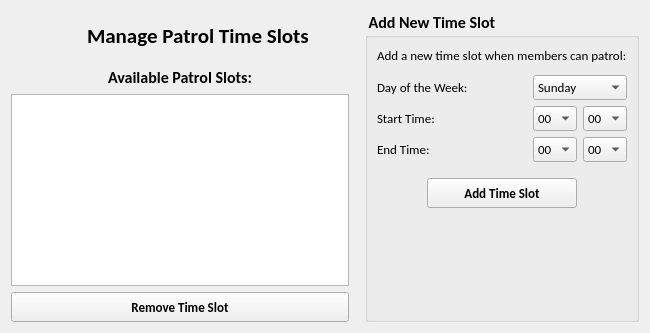
      <widget class="QWidget" name="subWindowManagePatrolTimeSlots">
       <property name="windowTitle">
        <string>Manage Patrol Time Slots</string>
       </property>
       <layout class="QGridLayout" name="gridLayout_48">
        <item row="0" column="0">
         <layout class="QGridLayout" name="gridLayout_42">
          <item row="0" column="0">
           <layout class="QGridLayout" name="gridLayout_47">
            <item row="0" column="2">
             <widget class="QLabel" name="labelMembersList_4">
              <property name="minimumSize">
               <size>
                <width>0</width>
                <height>50</height>
               </size>
              </property>
              <property name="maximumSize">
               <size>
                <width>16777215</width>
                <height>50</height>
               </size>
              </property>
              <property name="font">
               <font>
                <family>Calibri</family>
                <pointsize>16</pointsize>
                <weight>75</weight>
                <bold>true</bold>
               </font>
              </property>
              <property name="text">
               <string>Manage Patrol Time Slots</string>
              </property>
              <property name="textFormat">
               <enum>Qt::AutoText</enum>
              </property>
              <property name="alignment">
               <set>Qt::AlignLeading|Qt::AlignLeft|Qt::AlignVCenter</set>
              </property>
             </widget>
            </item>
            <item row="0" column="1">
             <widget class="QLabel" name="labelMembersListIcon_3">
              <property name="minimumSize">
               <size>
                <width>30</width>
                <height>30</height>
               </size>
              </property>
              <property name="maximumSize">
               <size>
                <width>50</width>
                <height>50</height>
               </size>
              </property>
              <property name="text">
               <string/>
              </property>
              <property name="pixmap">
               <pixmap resource="resources/resources.qrc">:/icons/road.png</pixmap>
              </property>
              <property name="scaledContents">
               <bool>true</bool>
              </property>
             </widget>
            </item>
            <item row="0" column="0">
             <spacer name="horizontalSpacer_23">
              <property name="orientation">
               <enum>Qt::Horizontal</enum>
              </property>
              <property name="sizeHint" stdset="0">
               <size>
                <width>40</width>
                <height>20</height>
               </size>
              </property>
             </spacer>
            </item>
            <item row="0" column="3">
             <spacer name="horizontalSpacer_24">
              <property name="orientation">
               <enum>Qt::Horizontal</enum>
              </property>
              <property name="sizeHint" stdset="0">
               <size>
                <width>40</width>
                <height>20</height>
               </size>
              </property>
             </spacer>
            </item>
           </layout>
          </item>
          <item row="3" column="0">
           <widget class="QPushButton" name="buttonRemoveTime">
            <property name="minimumSize">
             <size>
              <width>150</width>
              <height>30</height>
             </size>
            </property>
            <property name="maximumSize">
             <size>
              <width>1500</width>
              <height>30</height>
             </size>
            </property>
            <property name="baseSize">
             <size>
              <width>120</width>
              <height>30</height>
             </size>
            </property>
            <property name="font">
             <font>
              <family>Calibri</family>
              <pointsize>10</pointsize>
              <weight>75</weight>
              <bold>true</bold>
             </font>
            </property>
            <property name="cursor">
             <cursorShape>PointingHandCursor</cursorShape>
            </property>
            <property name="text">
             <string>Remove Time Slot</string>
            </property>
           </widget>
          </item>
          <item row="1" column="0">
           <widget class="QLabel" name="label_7">
            <property name="font">
             <font>
              <family>Calibri</family>
              <pointsize>12</pointsize>
              <weight>75</weight>
              <bold>true</bold>
             </font>
            </property>
            <property name="text">
             <string>Available Patrol Slots:</string>
            </property>
            <property name="alignment">
             <set>Qt::AlignCenter</set>
            </property>
           </widget>
          </item>
          <item row="2" column="0">
           <widget class="QTableView" name="tablePatrolTimes">
            <property name="maximumSize">
             <size>
              <width>10000</width>
              <height>16777215</height>
             </size>
            </property>
            <property name="font">
             <font>
              <family>Calibri</family>
              <pointsize>10</pointsize>
             </font>
            </property>
            <property name="alternatingRowColors">
             <bool>true</bool>
            </property>
            <property name="selectionMode">
             <enum>QAbstractItemView::SingleSelection</enum>
            </property>
            <property name="selectionBehavior">
             <enum>QAbstractItemView::SelectRows</enum>
            </property>
            <property name="sortingEnabled">
             <bool>true</bool>
            </property>
           </widget>
          </item>
         </layout>
        </item>
        <item row="0" column="2">
         <widget class="QGroupBox" name="groupBox_7">
          <property name="font">
           <font>
            <family>Calibri</family>
            <pointsize>12</pointsize>
            <weight>75</weight>
            <bold>true</bold>
           </font>
          </property>
          <property name="title">
           <string> Add New Time Slot </string>
          </property>
          <layout class="QGridLayout" name="gridLayout_46">
           <item row="1" column="0">
            <spacer name="verticalSpacer_14">
             <property name="orientation">
              <enum>Qt::Vertical</enum>
             </property>
             <property name="sizeHint" stdset="0">
              <size>
               <width>20</width>
               <height>40</height>
              </size>
             </property>
            </spacer>
           </item>
           <item row="0" column="0">
            <layout class="QGridLayout" name="gridLayout_45">
             <item row="0" column="0">
              <widget class="QLabel" name="label_8">
               <property name="minimumSize">
                <size>
                 <width>0</width>
                 <height>22</height>
                </size>
               </property>
               <property name="font">
                <font>
                 <pointsize>10</pointsize>
                 <weight>50</weight>
                 <bold>false</bold>
                </font>
               </property>
               <property name="text">
                <string>Add a new time slot when members can patrol:</string>
               </property>
               <property name="alignment">
                <set>Qt::AlignLeading|Qt::AlignLeft|Qt::AlignTop</set>
               </property>
              </widget>
             </item>
             <item row="1" column="0">
              <layout class="QGridLayout" name="gridLayout_43">
               <item row="0" column="0">
                <widget class="QLabel" name="labelName_13">
                 <property name="minimumSize">
                  <size>
                   <width>150</width>
                   <height>0</height>
                  </size>
                 </property>
                 <property name="font">
                  <font>
                   <family>Calibri</family>
                   <pointsize>10</pointsize>
                   <weight>50</weight>
                   <bold>false</bold>
                  </font>
                 </property>
                 <property name="text">
                  <string>Day of the Week:</string>
                 </property>
                 <property name="alignment">
                  <set>Qt::AlignLeading|Qt::AlignLeft|Qt::AlignVCenter</set>
                 </property>
                </widget>
               </item>
               <item row="0" column="1" colspan="2">
                <widget class="QComboBox" name="comboWeekDay">
                 <property name="minimumSize">
                  <size>
                   <width>0</width>
                   <height>24</height>
                  </size>
                 </property>
                 <property name="font">
                  <font>
                   <pointsize>10</pointsize>
                   <weight>50</weight>
                   <bold>false</bold>
                  </font>
                 </property>
                 <item>
                  <property name="text">
                   <string>Sunday</string>
                  </property>
                 </item>
                 <item>
                  <property name="text">
                   <string>Monday</string>
                  </property>
                 </item>
                 <item>
                  <property name="text">
                   <string>Tuesday</string>
                  </property>
                 </item>
                 <item>
                  <property name="text">
                   <string>Wednesday</string>
                  </property>
                 </item>
                 <item>
                  <property name="text">
                   <string>Thursday</string>
                  </property>
                 </item>
                 <item>
                  <property name="text">
                   <string>Friday</string>
                  </property>
                 </item>
                 <item>
                  <property name="text">
                   <string>Saturday</string>
                  </property>
                 </item>
                </widget>
               </item>
               <item row="1" column="0">
                <widget class="QLabel" name="labelName_15">
                 <property name="font">
                  <font>
                   <family>Calibri</family>
                   <pointsize>10</pointsize>
                   <weight>50</weight>
                   <bold>false</bold>
                  </font>
                 </property>
                 <property name="text">
                  <string>Start Time:</string>
                 </property>
                 <property name="alignment">
                  <set>Qt::AlignLeading|Qt::AlignLeft|Qt::AlignVCenter</set>
                 </property>
                </widget>
               </item>
               <item row="1" column="1">
                <widget class="QComboBox" name="comboStartHour">
                 <property name="minimumSize">
                  <size>
                   <width>0</width>
                   <height>24</height>
                  </size>
                 </property>
                 <property name="font">
                  <font>
                   <pointsize>10</pointsize>
                   <weight>50</weight>
                   <bold>false</bold>
                  </font>
                 </property>
                 <item>
                  <property name="text">
                   <string>00</string>
                  </property>
                 </item>
                 <item>
                  <property name="text">
                   <string>01</string>
                  </property>
                 </item>
                 <item>
                  <property name="text">
                   <string>02</string>
                  </property>
                 </item>
                 <item>
                  <property name="text">
                   <string>03</string>
                  </property>
                 </item>
                 <item>
                  <property name="text">
                   <string>04</string>
                  </property>
                 </item>
                 <item>
                  <property name="text">
                   <string>05</string>
                  </property>
                 </item>
                 <item>
                  <property name="text">
                   <string>06</string>
                  </property>
                 </item>
                 <item>
                  <property name="text">
                   <string>07</string>
                  </property>
                 </item>
                 <item>
                  <property name="text">
                   <string>08</string>
                  </property>
                 </item>
                 <item>
                  <property name="text">
                   <string>09</string>
                  </property>
                 </item>
                 <item>
                  <property name="text">
                   <string>10</string>
                  </property>
                 </item>
                 <item>
                  <property name="text">
                   <string>11</string>
                  </property>
                 </item>
                 <item>
                  <property name="text">
                   <string>12</string>
                  </property>
                 </item>
                 <item>
                  <property name="text">
                   <string>13</string>
                  </property>
                 </item>
                 <item>
                  <property name="text">
                   <string>14</string>
                  </property>
                 </item>
                 <item>
                  <property name="text">
                   <string>15</string>
                  </property>
                 </item>
                 <item>
                  <property name="text">
                   <string>16</string>
                  </property>
                 </item>
                 <item>
                  <property name="text">
                   <string>17</string>
                  </property>
                 </item>
                 <item>
                  <property name="text">
                   <string>18</string>
                  </property>
                 </item>
                 <item>
                  <property name="text">
                   <string>19</string>
                  </property>
                 </item>
                 <item>
                  <property name="text">
                   <string>20</string>
                  </property>
                 </item>
                 <item>
                  <property name="text">
                   <string>21</string>
                  </property>
                 </item>
                 <item>
                  <property name="text">
                   <string>22</string>
                  </property>
                 </item>
                 <item>
                  <property name="text">
                   <string>23</string>
                  </property>
                 </item>
                </widget>
               </item>
               <item row="1" column="2">
                <widget class="QComboBox" name="comboStartMin">
                 <property name="minimumSize">
                  <size>
                   <width>0</width>
                   <height>24</height>
                  </size>
                 </property>
                 <property name="font">
                  <font>
                   <pointsize>10</pointsize>
                   <weight>50</weight>
                   <bold>false</bold>
                  </font>
                 </property>
                 <item>
                  <property name="text">
                   <string>00</string>
                  </property>
                 </item>
                 <item>
                  <property name="text">
                   <string>30</string>
                  </property>
                 </item>
                </widget>
               </item>
               <item row="2" column="0">
                <widget class="QLabel" name="labelName_16">
                 <property name="font">
                  <font>
                   <family>Calibri</family>
                   <pointsize>10</pointsize>
                   <weight>50</weight>
                   <bold>false</bold>
                  </font>
                 </property>
                 <property name="text">
                  <string>End Time:</string>
                 </property>
                 <property name="alignment">
                  <set>Qt::AlignLeading|Qt::AlignLeft|Qt::AlignVCenter</set>
                 </property>
                </widget>
               </item>
               <item row="2" column="1">
                <widget class="QComboBox" name="comboEndHour">
                 <property name="minimumSize">
                  <size>
                   <width>0</width>
                   <height>24</height>
                  </size>
                 </property>
                 <property name="font">
                  <font>
                   <pointsize>10</pointsize>
                   <weight>50</weight>
                   <bold>false</bold>
                  </font>
                 </property>
                 <item>
                  <property name="text">
                   <string>00</string>
                  </property>
                 </item>
                 <item>
                  <property name="text">
                   <string>01</string>
                  </property>
                 </item>
                 <item>
                  <property name="text">
                   <string>02</string>
                  </property>
                 </item>
                 <item>
                  <property name="text">
                   <string>03</string>
                  </property>
                 </item>
                 <item>
                  <property name="text">
                   <string>04</string>
                  </property>
                 </item>
                 <item>
                  <property name="text">
                   <string>05</string>
                  </property>
                 </item>
                 <item>
                  <property name="text">
                   <string>06</string>
                  </property>
                 </item>
                 <item>
                  <property name="text">
                   <string>07</string>
                  </property>
                 </item>
                 <item>
                  <property name="text">
                   <string>08</string>
                  </property>
                 </item>
                 <item>
                  <property name="text">
                   <string>09</string>
                  </property>
                 </item>
                 <item>
                  <property name="text">
                   <string>10</string>
                  </property>
                 </item>
                 <item>
                  <property name="text">
                   <string>11</string>
                  </property>
                 </item>
                 <item>
                  <property name="text">
                   <string>12</string>
                  </property>
                 </item>
                 <item>
                  <property name="text">
                   <string>13</string>
                  </property>
                 </item>
                 <item>
                  <property name="text">
                   <string>14</string>
                  </property>
                 </item>
                 <item>
                  <property name="text">
                   <string>15</string>
                  </property>
                 </item>
                 <item>
                  <property name="text">
                   <string>16</string>
                  </property>
                 </item>
                 <item>
                  <property name="text">
                   <string>17</string>
                  </property>
                 </item>
                 <item>
                  <property name="text">
                   <string>18</string>
                  </property>
                 </item>
                 <item>
                  <property name="text">
                   <string>19</string>
                  </property>
                 </item>
                 <item>
                  <property name="text">
                   <string>20</string>
                  </property>
                 </item>
                 <item>
                  <property name="text">
                   <string>21</string>
                  </property>
                 </item>
                 <item>
                  <property name="text">
                   <string>22</string>
                  </property>
                 </item>
                 <item>
                  <property name="text">
                   <string>23</string>
                  </property>
                 </item>
                </widget>
               </item>
               <item row="2" column="2">
                <widget class="QComboBox" name="comboEndMin">
                 <property name="minimumSize">
                  <size>
                   <width>0</width>
                   <height>24</height>
                  </size>
                 </property>
                 <property name="font">
                  <font>
                   <pointsize>10</pointsize>
                   <weight>50</weight>
                   <bold>false</bold>
                  </font>
                 </property>
                 <item>
                  <property name="text">
                   <string>00</string>
                  </property>
                 </item>
                 <item>
                  <property name="text">
                   <string>30</string>
                  </property>
                 </item>
                </widget>
               </item>
              </layout>
             </item>
             <item row="3" column="0">
              <layout class="QGridLayout" name="gridLayout_44">
               <item row="0" column="0">
                <spacer name="horizontalSpacer_21">
                 <property name="orientation">
                  <enum>Qt::Horizontal</enum>
                 </property>
                 <property name="sizeHint" stdset="0">
                  <size>
                   <width>40</width>
                   <height>20</height>
                  </size>
                 </property>
                </spacer>
               </item>
               <item row="0" column="1">
                <widget class="QPushButton" name="buttonAddTime">
                 <property name="minimumSize">
                  <size>
                   <width>150</width>
                   <height>30</height>
                  </size>
                 </property>
                 <property name="maximumSize">
                  <size>
                   <width>150</width>
                   <height>30</height>
                  </size>
                 </property>
                 <property name="baseSize">
                  <size>
                   <width>120</width>
                   <height>30</height>
                  </size>
                 </property>
                 <property name="font">
                  <font>
                   <family>Calibri</family>
                   <pointsize>10</pointsize>
                   <weight>75</weight>
                   <bold>true</bold>
                  </font>
                 </property>
                 <property name="cursor">
                  <cursorShape>PointingHandCursor</cursorShape>
                 </property>
                 <property name="text">
                  <string>Add Time Slot</string>
                 </property>
                </widget>
               </item>
               <item row="0" column="2">
                <spacer name="horizontalSpacer_22">
                 <property name="orientation">
                  <enum>Qt::Horizontal</enum>
                 </property>
                 <property name="sizeHint" stdset="0">
                  <size>
                   <width>40</width>
                   <height>20</height>
                  </size>
                 </property>
                </spacer>
               </item>
              </layout>
             </item>
             <item row="2" column="0">
              <spacer name="verticalSpacer_15">
               <property name="orientation">
                <enum>Qt::Vertical</enum>
               </property>
               <property name="sizeType">
                <enum>QSizePolicy::Fixed</enum>
               </property>
               <property name="sizeHint" stdset="0">
                <size>
                 <width>20</width>
                 <height>10</height>
                </size>
               </property>
              </spacer>
             </item>
            </layout>
           </item>
          </layout>
         </widget>
        </item>
        <item row="0" column="1">
         <spacer name="horizontalSpacer_25">
          <property name="orientation">
           <enum>Qt::Horizontal</enum>
          </property>
          <property name="sizeType">
           <enum>QSizePolicy::Fixed</enum>
          </property>
          <property name="sizeHint" stdset="0">
           <size>
            <width>10</width>
            <height>20</height>
           </size>
          </property>
         </spacer>
        </item>
       </layout>
      </widget>
